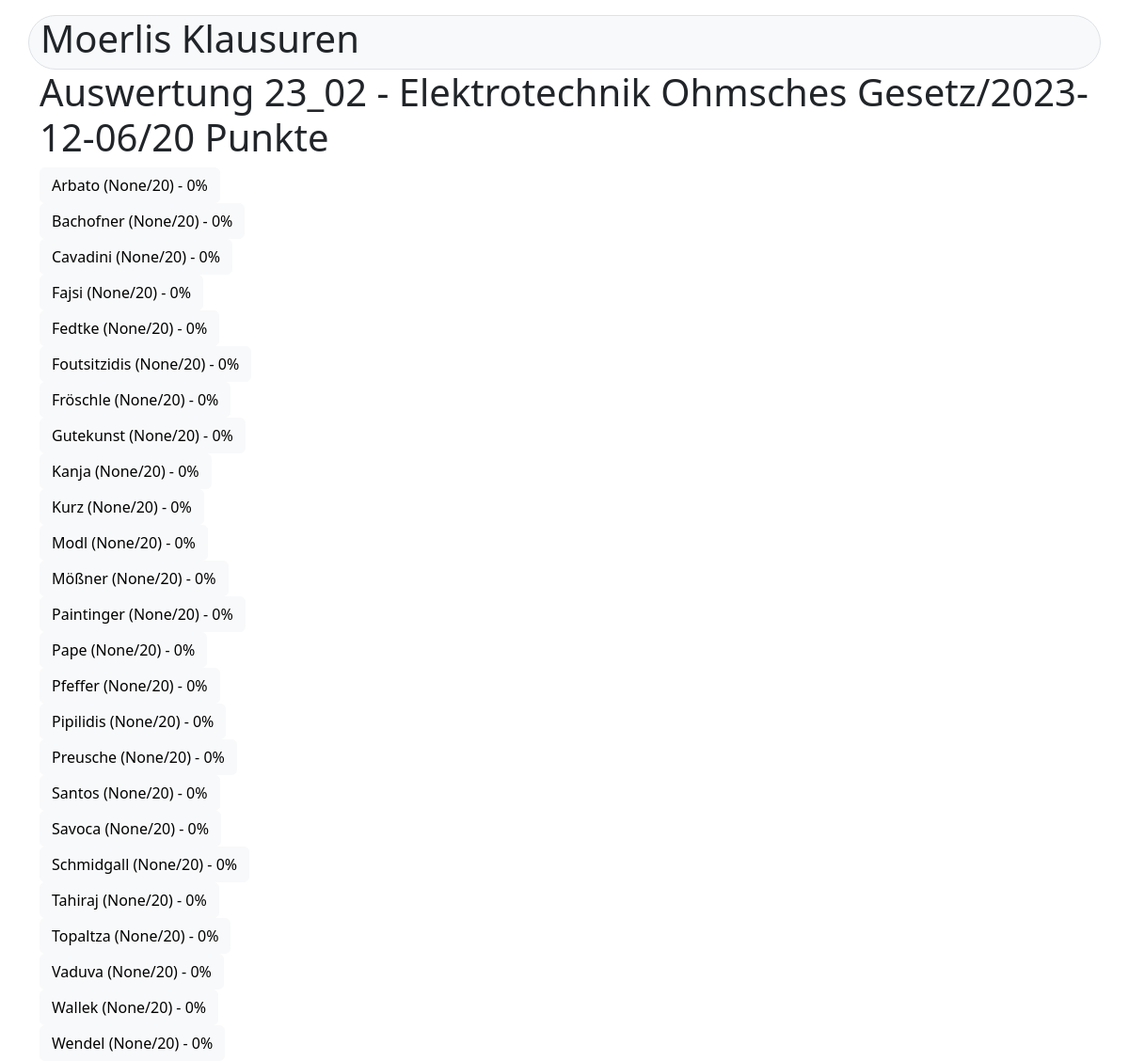
/klausur/evaluation/11 (signed in), run on the app's committed database.
### klausur/models.py (models this page shows, shortened)
class Klausur(models.Model):
    titel = models.CharField(("Titel"), max_length=50)
    thema = models.CharField(("Thema"), max_length=50)
    termin = models.DateTimeField(("termin"), auto_now=False, auto_now_add=False)
    gruppe = models.ForeignKey(Gruppe, verbose_name=("Gruppe"), on_delete=models.CASCADE, null=True)
    fragen = models.ManyToManyField(Frage, verbose_name=("Fragen"))
    @property
    def get_gesamtpunkte(self):
        fragen = self.fragen.all()
        gesamtpunkte = sum(frage.punkte for frage in fragen)
        return gesamtpunkte
    class Meta:
        verbose_name = ("Klausur")
        verbose_name_plural = ("Klausuren")
        ordering = [ 'gruppe', '-termin']
    def __str__(self):
        return f"{self.gruppe} - {self.titel}/{self.termin.date()}/{self.get_gesamtpunkte} Punkte"

class Gruppe(models.Model):
    name = models.CharField("Bezeichnung", max_length=50)
    teilnehmer = models.ManyToManyField(Teilnehmer, verbose_name="Teilnehmer")
    class Meta:
        verbose_name = ("Gruppe")
        verbose_name_plural = ("Gruppen")
        ordering = ['name']
    def __str__(self):
        return self.name

class Frage(models.Model):
    titel = models.CharField(("Titel"), max_length=250)
    inhalt = models.CharField("Inhalt", max_length=50, default="?")
    frage = models.TextField(("Frage"))
    musterantwort = models.TextField(("Musterantwort"), default ="")
    bild = models.ImageField(("Bild"), blank=True, null=True)
    bildmuster = models.ImageField(("Bild Muster"), blank=True, null=True)
    bildbreite = models.IntegerField(("Bildbreite in %"), default=80)
    thema = models.ForeignKey(Thema, verbose_name=("Thema"), on_delete=models.RESTRICT)
    punkte = models.IntegerField(("Erreichbare Punkte"), default=1)
    schwierigkeit = models.IntegerField(("Schwierigkeit") , default=2)
    class Meta:
        verbose_name = ("Frage")
        verbose_name_plural = ("Fragen")
        ordering = ['thema', 'titel', ]

class Teilnehmer(models.Model):
    name = models.CharField(("Name"), max_length=250)
    info = models.TextField("Infos", blank=True, null=True)
    class Meta:
        verbose_name = "Teilnehmer"
        verbose_name_plural = "Teilnehmers"
        ordering = ["name"]
    def __str__(self):
        return self.name

### klausur/views.py (the view)
# urls.py: path('evaluation/<int:klausur>', views.evaluation, name= 'evaluation'),
@permission_required('klausur.view_teilnehmer')
def evaluation(request, klausur):
    ds_klausur = Klausur.objects.get(id=klausur)
    ds_tn = ds_klausur.gruppe.teilnehmer.all()
    lst_tn = []
    for tn in ds_tn:
        punkte = Answer.objects.filter(teilnehmer = tn, klausur = ds_klausur).aggregate(Sum("punkte"))['punkte__sum']
        if punkte != None:
            prozent = round(punkte / ds_klausur.get_gesamtpunkte * 100, 1)
        else:
            prozent = 0
        lst_tn.append((tn, punkte, prozent))
    content = {
        "klausur": ds_klausur,
        "teilnehmer": lst_tn,
    }
    return render(request, "evaluation.html", content)

### klausur/templates/evaluation.html (shortened to what this page needs)
{% extends "start.html" %}
{% block content %}
    <h1>Auswertung {{klausur}}</h1>
    {% for tn in  teilnehmer %}
    <div class="d-grid gap-2 col-6 justify-center">
        <a href="{% url 'evaluation2' klausur.id tn.0.id%}"><button type="button" class="btn btn-light text-start">{{tn.0}} ({{tn.1}}/{{klausur.get_gesamtpunkte}}) - {{tn.2}}%</button></a>
    </div>
    {% endfor %}
{% endblock content %}

### data on the page
Klausur: gruppe+titel+termin "23_02 - Elektrotechnik Ohmsches Gesetz/2023-12-06/20 Punkte", get_gesamtpunkte "20"
Teilnehmer: name "Arbato", tn "None", tn "0"
Teilnehmer: name "Bachofner", tn "None", tn "0"
Teilnehmer: name "Cavadini", tn "None", tn "0"
Teilnehmer: name "Fajsi", tn "None", tn "0"
Teilnehmer: name "Fedtke", tn "None", tn "0"
Teilnehmer: name "Foutsitzidis", tn "None", tn "0"
Teilnehmer: name "Fröschle", tn "None", tn "0"
Teilnehmer: name "Gutekunst", tn "None", tn "0"
Teilnehmer: name "Kanja", tn "None", tn "0"
Teilnehmer: name "Kurz", tn "None", tn "0"
Teilnehmer: name "Modl", tn "None", tn "0"
Teilnehmer: name "Mößner", tn "None", tn "0"
Teilnehmer: name "Paintinger", tn "None", tn "0"
Teilnehmer: name "Pape", tn "None", tn "0"
Teilnehmer: name "Pfeffer", tn "None", tn "0"
Teilnehmer: name "Pipilidis", tn "None", tn "0"
Teilnehmer: name "Preusche", tn "None", tn "0"
Teilnehmer: name "Santos", tn "None", tn "0"
Teilnehmer: name "Savoca", tn "None", tn "0"
Teilnehmer: name "Schmidgall", tn "None", tn "0"
Teilnehmer: name "Tahiraj", tn "None", tn "0"
Teilnehmer: name "Topaltza", tn "None", tn "0"
Teilnehmer: name "Vaduva", tn "None", tn "0"
Teilnehmer: name "Wallek", tn "None", tn "0"
Teilnehmer: name "Wendel", tn "None", tn "0"
